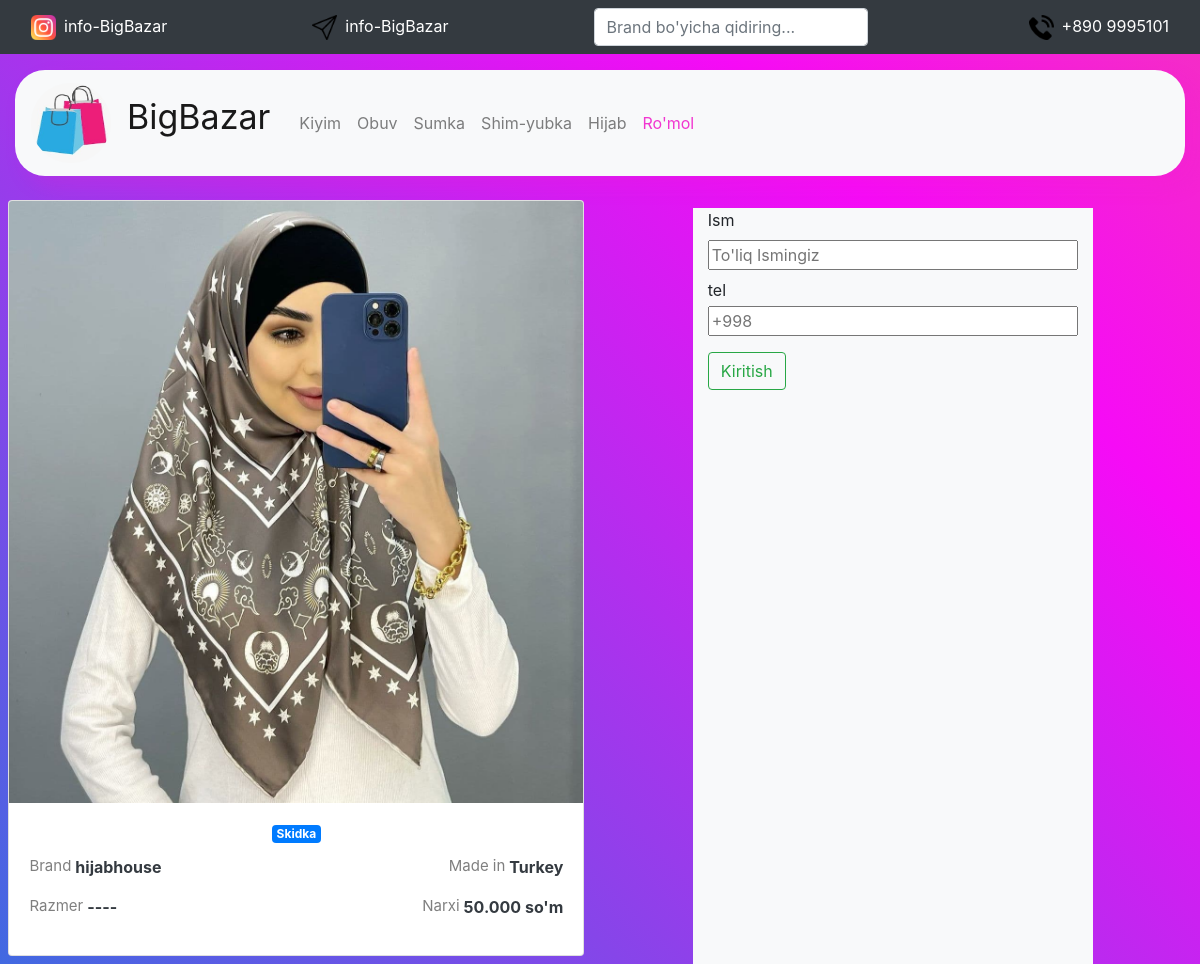
/romol/6, run on the app's committed database.
### ecom/models.py (models this page shows)
class Romol(models.Model):
    class Meta:
        db_table = "Romol"
    category = models.CharField(max_length=45, default='Romol')
    brand = models.CharField(max_length=15, null=False, blank=True)
    made = models.CharField(max_length=15, blank=True)
    material = models.CharField(max_length=10, blank=True)
    price = models.CharField(max_length=15, blank=True)
    image = models.ImageField(upload_to=getpath)

### ecom/views.py (the view)
# urls.py: path('romol/<int:pk>', romol_detail, name="detail-r"),
def romol_detail(request, pk):
    romol = Romol.objects.get(pk=pk)
    content = {"romol": romol}
    if request.POST:
        order(request, product=romol)
        return render(request, "detail-r.html", content)
    return render(request, "detail-r.html", content)

### ecom/templates/detail-r.html (shortened to what this page needs)
{% load static %}
<!DOCTYPE html>
<html lang="en">
<head>
    <link rel="stylesheet" href="{% static 'css/decs.css' %}">
    <link rel="stylesheet" href="{% static 'bootcss/bootstrap.css' %}">
</head>
<body id="body">
<nav class="navbar navbar-dark bg-dark">
  <div class="container-fluid">
      <a href="https://www.instagram.com/bigbazaar.uz/?hl=en" class="flex-parent text-dark ">
        <div class=""><img id="insta" class="" src="{% static 'images/instagram.png' %}" alt="image"></div>
        <div class="ml-2 text-white">info-BigBazar</div>
    </a>
    <a href="https://t.me/Mansuroffakhad" class="flex-parent text-dark">
        <div class=""><img id="insta" class="" src="{% static 'images/send.png' %}" alt="image"></div>
        <div class="ml-2 text-white">info-BigBazar</div>
      </a>
      <form class="d-flex input-group w-auto">
      <input
        type="search"
        class="form-control rounded"
        placeholder="Brand bo'yicha qidiring..."
        aria-label="Search"
        aria-describedby="search-addon"
      />
    </form>
      <div class="flex-parent ml-3">
        <div class=""><img id="insta" class="" src="{% static 'images/telephone-call.png' %}" alt="image"></div>
        <div class="ml-2 text-white">+890 9995101</div>
      </div>
  </div>
</nav>
<div class="container">
    <div id="navbar" style="border-radius: 30px" class="navbar navbar-expand-lg navbar-light bg-light mt-3">
        <a href="{% url 'home' %}" id="logo" class="navbar-brand">
            <div><img class="logo" src="{% static 'images/mylogo.jpg' %}" alt=""></div>
            <div class="logo_name mt-2 ml-3">BigBazar</div>
        </a>
        <div class="collapse navbar-collapse ml-5" id="menu">
            <ul class="navbar-nav justify-content-end">
                <li class="nav-item"><a href="{% url 'dress' %}"  class="nav-link">Kiyim</a></li>
                <li class="nav-item"><a href="{% url 'shoe' %}" class="nav-link">Obuv</a></li>
                <li class="nav-item"><a href="{% url 'bag' %}" class="nav-link" >Sumka</a></li>
                <li class="nav-item"><a href="{% url 'romol' %}" class="nav-link" >Shim-yubka</a></li>
                <li class="nav-item"><a href="{% url 'hijab' %}" class="nav-link" >Hijab</a></li>
                <li class="nav-item"><a href="{% url 'romol' %}" style="color: rgba(239, 32, 203, 0.9)" class="nav-link">Ro'mol</a></li>
            </ul>
        </div>
    </div>
    <div class="row   align-content-md-start mt-3">
            <div class="card mb-2 mt-2" >
                <img class="card-img-top" src="{{ romol.image.url }}" alt="Card image cap">
                <div class="card-body">
                    <h6 class="text-center"><span class="badge badge-primary">{{ romol.category }}</span></h6>
                    <div class="flex-parent justify-content-between">
                <p style="font-size: 15px" class="text-black-50 flex-parent mt-1">
                    Brand <strong style="font-size: 16px" class="text-dark ml-1">{{romol.brand}}</strong>
                </p>
                <p style="font-size: 15px" class="text-black-50 flex-parent mt-1">
                    Made in <b style="font-size: 16px" class="text-dark ml-1">{{romol.made}}</b>
                </p>
                </div>
                <div class="flex-parent justify-content-between">
                <p style="font-size: 15px" class="text-black-50 flex-parent ">
                    Razmer <strong style="font-size: 16px" class="text-dark ml-1">{{romol.material}}</strong>
                </p>
                <p style="font-size: 15px" class="text-black-50 flex-parent ">
                    Narxi <b style="font-size: 16px" class="text-dark ml-1">{{romol.price}}</b>
                </p>
                </div>
                </div>
            </div>
        <div class="col-md-4 offset-1 mr-2 bg-light mt-3">
        <form  action="" method="post">
        <label  for="name">Ism</label>
        <input required class="input-group" id="name" name="ism" placeholder="To'liq Ismingiz" type="text">
        <label class="mb-1 mt-2"  for="tel">tel</label>
        <input  class="input-group" required  id="tel" name="telefon" type="text" placeholder="+998 ">
        <button class="btn btn-outline-success mt-3 mb-2"  type="submit">Kiritish</button>
    </form>
        </div>
    </div>
</div>
</body>
</html>

### static/css/decs.css (style rules this page uses)
#body { background-image: linear-gradient( 45deg, royalblue, #f60bf6, #f17c58, #27DBB1, #FFDC18, #FF3706); height: 100%; background-size: 600%, 100%; background-attachment: fixed; animation: gradient 16s linear infinite; animation-direction: alternate; margin: 0; }
.flex-parent { display: flex; color: white; }
#insta { width: 25px ; height: 25px; }
.container { width: 1600px; }
a { text-decoration: green; color: black; }
.d-flex { width: 40%; }
.logo { width: 80px; height: 80px; border-radius: 50%; }
.logo_name { font-size: 34px; }
#logo { display: flex; }
#navbar { box-shadow: 10px 10px 20px rgba(239, 32, 203, 0.2) }
.card { width: 23.5%; margin: 0 0.7%; }
@media (min-width: 776.1px) and (max-width: 1200px) { .card { width: 48%; } }
@media (min-width: 776.1px) and (max-width: 1200px) { #menu { margin-left: 5px !important; } }

### data on the page
Romol: image (picture), category "Skidka", brand "hijabhouse", made "Turkey", material "----", price "50.000 so'm"
